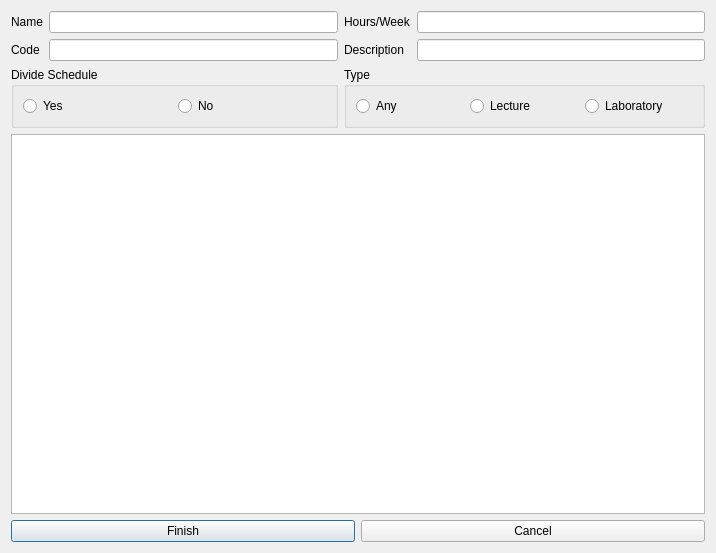
<?xml version="1.0" encoding="UTF-8"?>
<ui version="4.0">
 <class>Dialog</class>
 <widget class="QDialog" name="Dialog">
  <property name="geometry">
   <rect>
    <x>0</x>
    <y>0</y>
    <width>716</width>
    <height>553</height>
   </rect>
  </property>
  <property name="minimumSize">
   <size>
    <width>716</width>
    <height>553</height>
   </size>
  </property>
  <property name="maximumSize">
   <size>
    <width>716</width>
    <height>553</height>
   </size>
  </property>
  <property name="windowTitle">
   <string>Subject</string>
  </property>
  <layout class="QVBoxLayout" name="verticalLayout">
   <item>
    <layout class="QGridLayout" name="gridLayout">
     <property name="sizeConstraint">
      <enum>QLayout::SetMinimumSize</enum>
     </property>
     <item row="0" column="1">
      <widget class="QLineEdit" name="lineEditName"/>
     </item>
     <item row="0" column="4">
      <widget class="QLineEdit" name="lineEditHours"/>
     </item>
     <item row="0" column="3">
      <widget class="QLabel" name="lblHours">
       <property name="text">
        <string>Hours/Week</string>
       </property>
      </widget>
     </item>
     <item row="0" column="0">
      <widget class="QLabel" name="lblName">
       <property name="text">
        <string>Name</string>
       </property>
      </widget>
     </item>
     <item row="2" column="0" colspan="2">
      <widget class="QGroupBox" name="groupBox_2">
       <property name="sizePolicy">
        <sizepolicy hsizetype="Preferred" vsizetype="Preferred">
         <horstretch>0</horstretch>
         <verstretch>0</verstretch>
        </sizepolicy>
       </property>
       <property name="title">
        <string>Divide Schedule</string>
       </property>
       <layout class="QHBoxLayout" name="horizontalLayout_2">
        <item>
         <widget class="QRadioButton" name="radioYes">
          <property name="text">
           <string>Yes</string>
          </property>
         </widget>
        </item>
        <item>
         <widget class="QRadioButton" name="radioNo">
          <property name="text">
           <string>No</string>
          </property>
         </widget>
        </item>
       </layout>
      </widget>
     </item>
     <item row="2" column="3" colspan="2">
      <widget class="QGroupBox" name="groupBox">
       <property name="title">
        <string>Type</string>
       </property>
       <layout class="QHBoxLayout" name="horizontalLayout_3">
        <item>
         <widget class="QRadioButton" name="radioAny">
          <property name="text">
           <string>Any</string>
          </property>
         </widget>
        </item>
        <item>
         <widget class="QRadioButton" name="radioLec">
          <property name="text">
           <string>Lecture</string>
          </property>
         </widget>
        </item>
        <item>
         <widget class="QRadioButton" name="radioLab">
          <property name="text">
           <string>Laboratory</string>
          </property>
         </widget>
        </item>
       </layout>
      </widget>
     </item>
     <item row="1" column="0">
      <widget class="QLabel" name="lblCode">
       <property name="text">
        <string>Code</string>
       </property>
      </widget>
     </item>
     <item row="1" column="3">
      <widget class="QLabel" name="lblDesc">
       <property name="text">
        <string>Description</string>
       </property>
      </widget>
     </item>
     <item row="1" column="1">
      <widget class="QLineEdit" name="lineEditCode"/>
     </item>
     <item row="1" column="4">
      <widget class="QLineEdit" name="lineEditDescription"/>
     </item>
    </layout>
   </item>
   <item>
    <widget class="QTreeView" name="treeSchedule"/>
   </item>
   <item>
    <layout class="QHBoxLayout" name="horizontalLayout">
     <item>
      <widget class="QPushButton" name="btnFinish">
       <property name="text">
        <string>Finish</string>
       </property>
      </widget>
     </item>
     <item>
      <widget class="QPushButton" name="btnCancel">
       <property name="text">
        <string>Cancel</string>
       </property>
      </widget>
     </item>
    </layout>
   </item>
  </layout>
 </widget>
 <resources/>
 <connections/>
</ui>
